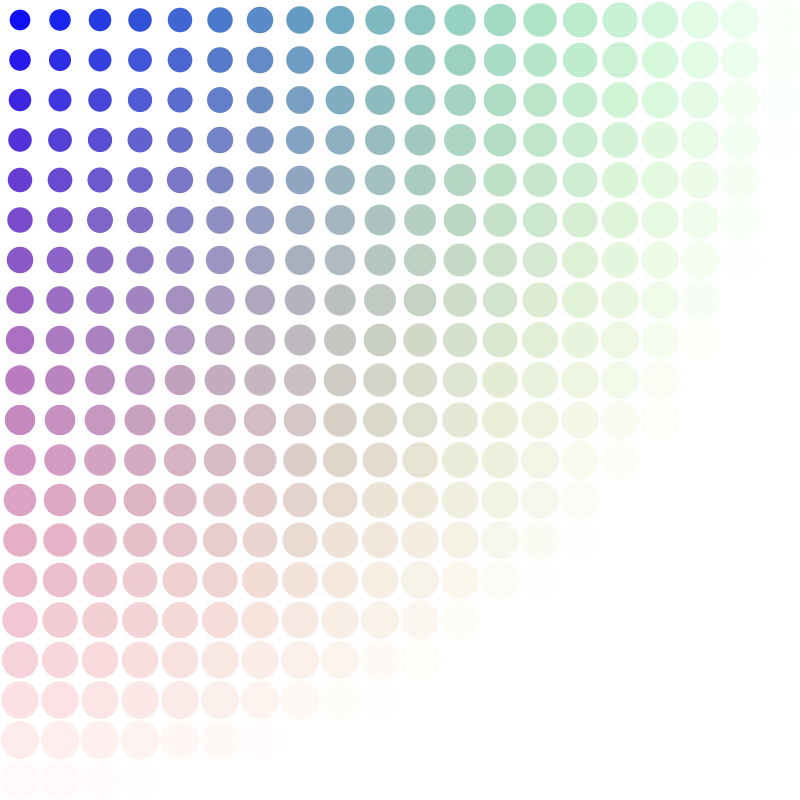
Frame 1 (no input)
Frame 60 (the mouse pressed at the canvas centre just before this capture): identical to frame 1, image omitted
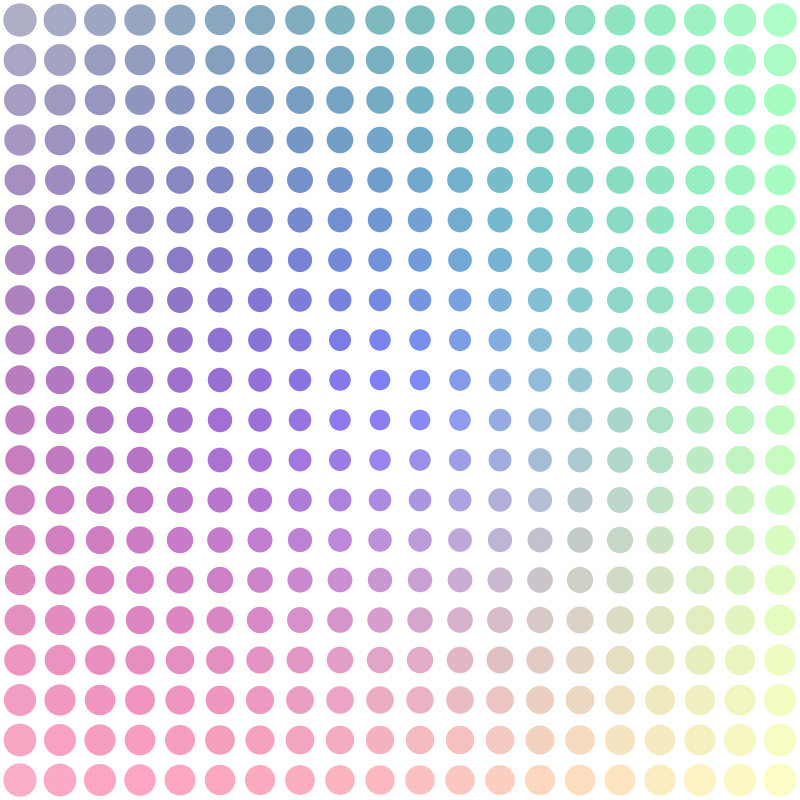
Frame 120 (the mouse held since frame 60 and released just before this capture)

The Processing sketch that drew these frames (run headless with seeded random() and noise(); from frame 60 on, the mouse is pressed at the canvas centre):

// Processing sketch: Maps_and_Loops
// ── Maps_and_Loops.pde
void setup(){
  size(800,800);
  
  noStroke();
}

void draw(){
  int nCircles=20;
  int size = width/nCircles;
  background(255);
  for(int i=size/2;i<width;i+=width/nCircles){
    for(int j=size/2;j<height;j+=height/nCircles){
      int g=int(map(i,0,width,0,255));
      int r=int(map(j,0,height,0,255));
      float d=dist(mouseX,mouseY,i,j);
      float s = map(d,0,width,20,40);
      float o=map(d,0,width,255,0);
      fill(r,g,o,o);
      ellipse(i,j,s,s);
    }
  }
}
